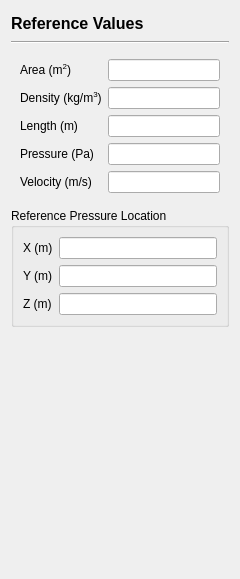
<?xml version="1.0" encoding="UTF-8"?>
<ui version="4.0">
 <class>ReferenceValuesPage</class>
 <widget class="QWidget" name="ReferenceValuesPage">
  <property name="geometry">
   <rect>
    <x>0</x>
    <y>0</y>
    <width>240</width>
    <height>579</height>
   </rect>
  </property>
  <property name="windowTitle">
   <string>Form</string>
  </property>
  <layout class="QVBoxLayout" name="verticalLayout">
   <item>
    <widget class="QLabel" name="title">
     <property name="minimumSize">
      <size>
       <width>0</width>
       <height>24</height>
      </size>
     </property>
     <property name="font">
      <font>
       <pointsize>12</pointsize>
       <bold>true</bold>
      </font>
     </property>
     <property name="text">
      <string>Reference Values</string>
     </property>
    </widget>
   </item>
   <item>
    <widget class="Line" name="line">
     <property name="orientation">
      <enum>Qt::Horizontal</enum>
     </property>
    </widget>
   </item>
   <item>
    <widget class="QWidget" name="widget_2" native="true">
     <layout class="QFormLayout" name="formLayout_3">
      <item row="0" column="0">
       <widget class="QLabel" name="label">
        <property name="text">
         <string>Area (m&lt;sup&gt;2&lt;/sup&gt;)</string>
        </property>
       </widget>
      </item>
      <item row="0" column="1">
       <widget class="QLineEdit" name="area">
        <property name="enabled">
         <bool>true</bool>
        </property>
        <property name="text">
         <string/>
        </property>
       </widget>
      </item>
      <item row="1" column="0">
       <widget class="QLabel" name="label_7">
        <property name="text">
         <string>Density (kg/m&lt;sup&gt;3&lt;/sup&gt;)</string>
        </property>
       </widget>
      </item>
      <item row="1" column="1">
       <widget class="QLineEdit" name="density">
        <property name="enabled">
         <bool>true</bool>
        </property>
        <property name="text">
         <string/>
        </property>
       </widget>
      </item>
      <item row="2" column="0">
       <widget class="QLabel" name="label_8">
        <property name="text">
         <string>Length (m)</string>
        </property>
       </widget>
      </item>
      <item row="2" column="1">
       <widget class="QLineEdit" name="length">
        <property name="enabled">
         <bool>true</bool>
        </property>
        <property name="text">
         <string/>
        </property>
       </widget>
      </item>
      <item row="3" column="0">
       <widget class="QLabel" name="label_9">
        <property name="text">
         <string>Pressure (Pa)</string>
        </property>
       </widget>
      </item>
      <item row="3" column="1">
       <widget class="QLineEdit" name="pressure">
        <property name="enabled">
         <bool>true</bool>
        </property>
        <property name="text">
         <string/>
        </property>
       </widget>
      </item>
      <item row="4" column="0">
       <widget class="QLabel" name="label_10">
        <property name="text">
         <string>Velocity (m/s)</string>
        </property>
       </widget>
      </item>
      <item row="4" column="1">
       <widget class="QLineEdit" name="velocity">
        <property name="enabled">
         <bool>true</bool>
        </property>
        <property name="text">
         <string/>
        </property>
       </widget>
      </item>
     </layout>
    </widget>
   </item>
   <item>
    <widget class="QGroupBox" name="groupBox_2">
     <property name="title">
      <string>Reference Pressure Location</string>
     </property>
     <layout class="QFormLayout" name="formLayout_4">
      <item row="0" column="0">
       <widget class="QLabel" name="label_11">
        <property name="text">
         <string>X (m)</string>
        </property>
       </widget>
      </item>
      <item row="0" column="1">
       <widget class="QLineEdit" name="referencePressureLocationX">
        <property name="enabled">
         <bool>true</bool>
        </property>
        <property name="text">
         <string/>
        </property>
       </widget>
      </item>
      <item row="1" column="0">
       <widget class="QLabel" name="label_12">
        <property name="text">
         <string>Y (m)</string>
        </property>
       </widget>
      </item>
      <item row="1" column="1">
       <widget class="QLineEdit" name="referencePressureLocationY">
        <property name="enabled">
         <bool>true</bool>
        </property>
        <property name="text">
         <string/>
        </property>
       </widget>
      </item>
      <item row="2" column="0">
       <widget class="QLabel" name="label_13">
        <property name="text">
         <string>Z (m)</string>
        </property>
       </widget>
      </item>
      <item row="2" column="1">
       <widget class="QLineEdit" name="referencePressureLocationZ">
        <property name="enabled">
         <bool>true</bool>
        </property>
        <property name="text">
         <string/>
        </property>
       </widget>
      </item>
     </layout>
    </widget>
   </item>
   <item>
    <spacer name="verticalSpacer">
     <property name="orientation">
      <enum>Qt::Vertical</enum>
     </property>
     <property name="sizeHint" stdset="0">
      <size>
       <width>20</width>
       <height>40</height>
      </size>
     </property>
    </spacer>
   </item>
  </layout>
 </widget>
 <resources/>
 <connections/>
</ui>
